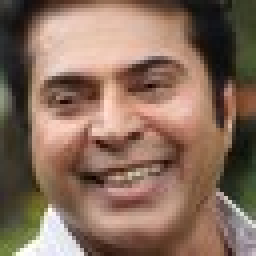
#> input picture dataset/mammootty0new.jpg, 64 x 64 px (shown 4 times larger)
$ python convertToBW.py
#> lines starting #> are read from the running program, lines starting #| are printed output that depends on the picture
from PIL import Image
import os

directories = [x[0] for x in os.walk('dataset') if x[0] != 'dataset']
print(directories)

image = Image.open('dataset/mammootty0new.jpg')
#> image is the input picture: PIL image 64x64 RGB; mean R, G, B 135.9, 108.9, 92.5
image = image.convert('1')
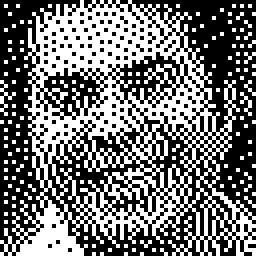
#> image: PIL image 64x64 1 (shown 4 times larger); 44.8% white in thin lines or dots
image.save('dataset/mammootty0new.jpg')

for peopleFolder in directories:
    listImages = [x for x in os.listdir(peopleFolder) if x.endswith('.jpg')]
    j = 0
    for image in listImages:
        # this is the RGB image array.
        imageFile = Image.open(peopleFolder + "/" + image)  # open color image
        imageFile = imageFile.convert('1')  # convert to BW
        imageFile.save(peopleFolder + "/" + peopleFolder[8:] + str(j) + "BW.jpg")
        j += 1
